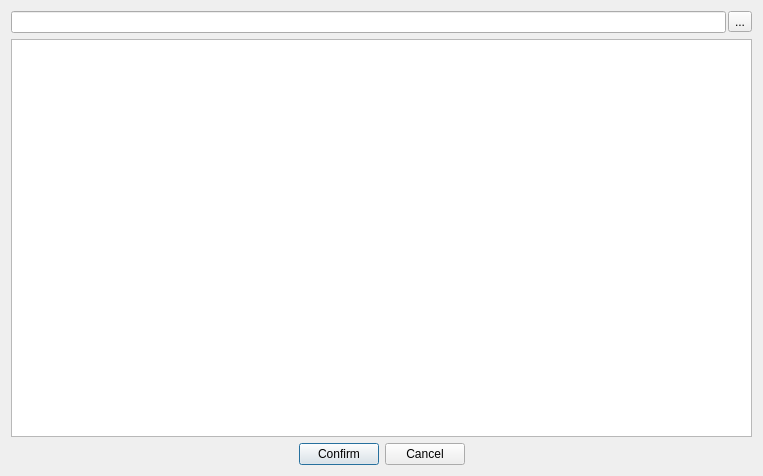
<?xml version="1.0" encoding="UTF-8"?>
<ui version="4.0">
 <class>NewNodeDialog</class>
 <widget class="QDialog" name="NewNodeDialog">
  <property name="geometry">
   <rect>
    <x>0</x>
    <y>0</y>
    <width>763</width>
    <height>476</height>
   </rect>
  </property>
  <property name="windowTitle">
   <string>New Node Dialog</string>
  </property>
  <layout class="QVBoxLayout" name="verticalLayout">
   <item>
    <layout class="QHBoxLayout" name="horizontalLayout_2">
     <property name="spacing">
      <number>2</number>
     </property>
     <item>
      <widget class="QLineEdit" name="m_searchLineEdit"/>
     </item>
     <item>
      <widget class="QToolButton" name="m_viewNodeButton">
       <property name="toolTip">
        <string>Display node by Module</string>
       </property>
       <property name="statusTip">
        <string/>
       </property>
       <property name="text">
        <string>...</string>
       </property>
       <property name="icon">
        <iconset resource="../../../Resource/App.qrc">
         <normaloff>:/icon/Icon/res/view_type_list.png</normaloff>:/icon/Icon/res/view_type_list.png</iconset>
       </property>
      </widget>
     </item>
    </layout>
   </item>
   <item>
    <widget class="QTreeView" name="m_treeView">
     <property name="headerHidden">
      <bool>true</bool>
     </property>
    </widget>
   </item>
   <item>
    <layout class="QHBoxLayout" name="horizontalLayout">
     <item>
      <spacer name="horizontalSpacer">
       <property name="orientation">
        <enum>Qt::Horizontal</enum>
       </property>
       <property name="sizeHint" stdset="0">
        <size>
         <width>40</width>
         <height>20</height>
        </size>
       </property>
      </spacer>
     </item>
     <item>
      <widget class="QPushButton" name="m_confirm">
       <property name="text">
        <string>Confirm</string>
       </property>
      </widget>
     </item>
     <item>
      <widget class="QPushButton" name="m_cancel">
       <property name="text">
        <string>Cancel</string>
       </property>
      </widget>
     </item>
     <item>
      <spacer name="horizontalSpacer_2">
       <property name="orientation">
        <enum>Qt::Horizontal</enum>
       </property>
       <property name="sizeHint" stdset="0">
        <size>
         <width>40</width>
         <height>20</height>
        </size>
       </property>
      </spacer>
     </item>
    </layout>
   </item>
  </layout>
 </widget>
 <resources>
  <include location="../../../Resource/App.qrc"/>
 </resources>
 <connections/>
</ui>
